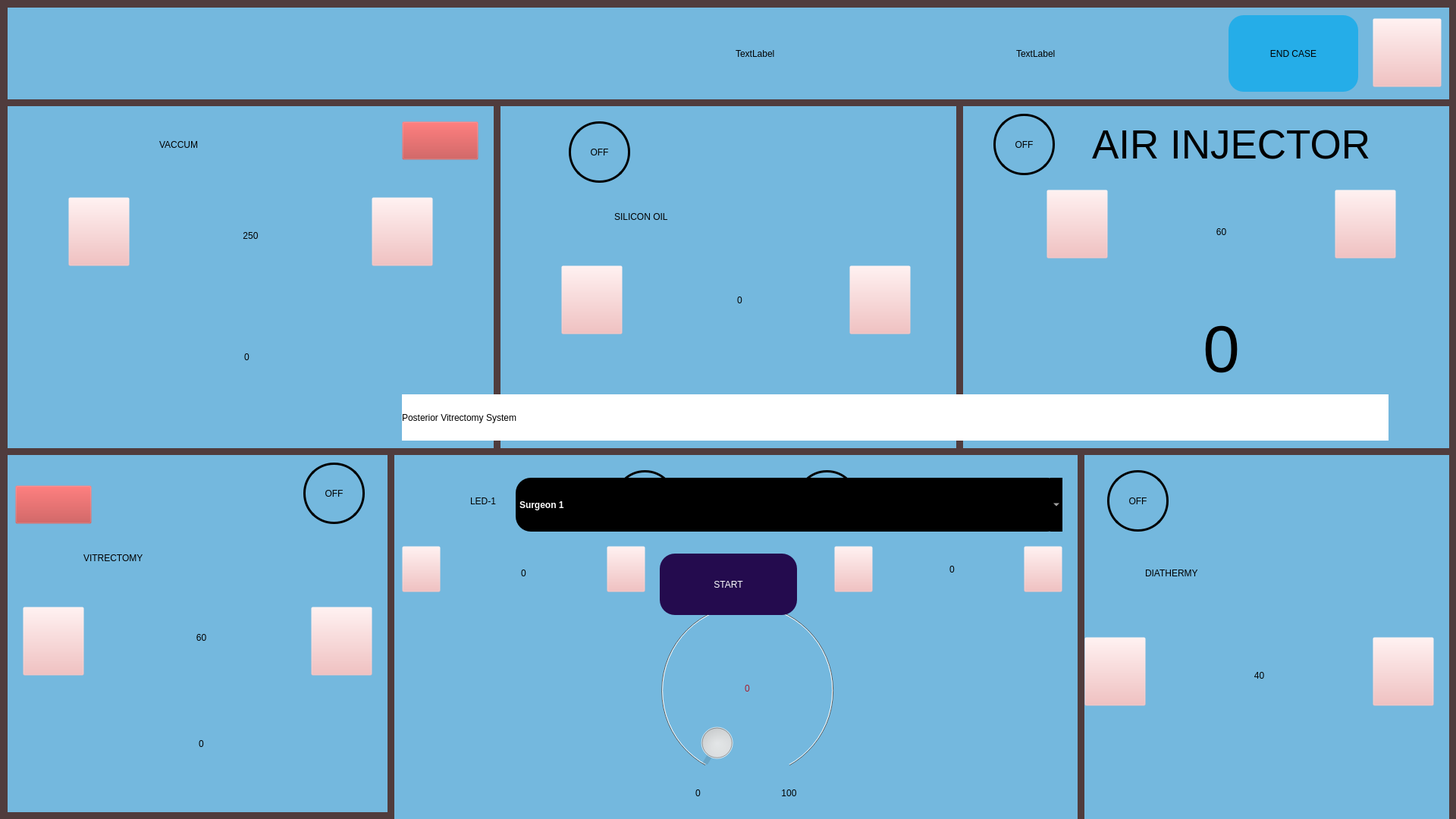
<?xml version="1.0" encoding="UTF-8"?>
<ui version="4.0">
 <class>MainWindow</class>
 <widget class="QMainWindow" name="MainWindow">
  <property name="geometry">
   <rect>
    <x>0</x>
    <y>0</y>
    <width>1920</width>
    <height>1080</height>
   </rect>
  </property>
  <property name="sizePolicy">
   <sizepolicy hsizetype="Preferred" vsizetype="Preferred">
    <horstretch>0</horstretch>
    <verstretch>0</verstretch>
   </sizepolicy>
  </property>
  <property name="maximumSize">
   <size>
    <width>1920</width>
    <height>1080</height>
   </size>
  </property>
  <property name="windowTitle">
   <string>MainWindow</string>
  </property>
  <property name="autoFillBackground">
   <bool>false</bool>
  </property>
  <property name="styleSheet">
   <string notr="true"/>
  </property>
  <widget class="QWidget" name="centralwidget">
   <widget class="QPushButton" name="pushButton_settingswindow">
    <property name="geometry">
     <rect>
      <x>1810</x>
      <y>24</y>
      <width>91</width>
      <height>91</height>
     </rect>
    </property>
    <property name="styleSheet">
     <string notr="true">


background-image: url(:/new/prefix1/Settimg 3.png);
background-color: rgba(242, 179, 179, 0);



</string>
    </property>
    <property name="text">
     <string/>
    </property>
   </widget>
   <widget class="QLabel" name="label_vacpreset">
    <property name="geometry">
     <rect>
      <x>180</x>
      <y>240</y>
      <width>301</width>
      <height>141</height>
     </rect>
    </property>
    <property name="styleSheet">
     <string notr="true">font: 65pt &quot;Ubuntu&quot;;
image: url(:/new/prefix1/img/textbox2.png);
</string>
    </property>
    <property name="text">
     <string>250</string>
    </property>
    <property name="alignment">
     <set>Qt::AlignCenter</set>
    </property>
   </widget>
   <widget class="QLabel" name="label_vacactual">
    <property name="geometry">
     <rect>
      <x>180</x>
      <y>400</y>
      <width>291</width>
      <height>141</height>
     </rect>
    </property>
    <property name="styleSheet">
     <string notr="true">image: url(:/new/prefix1/img/textbox2.png);
font: 65pt &quot;Ubuntu&quot;;</string>
    </property>
    <property name="text">
     <string>0</string>
    </property>
    <property name="alignment">
     <set>Qt::AlignCenter</set>
    </property>
   </widget>
   <widget class="QLabel" name="label_aipreset">
    <property name="geometry">
     <rect>
      <x>1470</x>
      <y>240</y>
      <width>281</width>
      <height>131</height>
     </rect>
    </property>
    <property name="styleSheet">
     <string notr="true">image: url(:/new/prefix1/img/textbox2.png);
font: 65pt &quot;Ubuntu&quot;;</string>
    </property>
    <property name="text">
     <string>60</string>
    </property>
    <property name="alignment">
     <set>Qt::AlignCenter</set>
    </property>
   </widget>
   <widget class="QLabel" name="label_vitpreset">
    <property name="geometry">
     <rect>
      <x>110</x>
      <y>770</y>
      <width>311</width>
      <height>141</height>
     </rect>
    </property>
    <property name="styleSheet">
     <string notr="true">image: url(:/new/prefix1/img/textbox2.png);
font: 65pt &quot;Ubuntu&quot;;</string>
    </property>
    <property name="text">
     <string>60</string>
    </property>
    <property name="alignment">
     <set>Qt::AlignCenter</set>
    </property>
   </widget>
   <widget class="QLabel" name="label_dia">
    <property name="geometry">
     <rect>
      <x>1520</x>
      <y>820</y>
      <width>281</width>
      <height>141</height>
     </rect>
    </property>
    <property name="styleSheet">
     <string notr="true">image: url(:/new/prefix1/img/textbox2.png);
font: 65pt &quot;Ubuntu&quot;;</string>
    </property>
    <property name="text">
     <string>40</string>
    </property>
    <property name="alignment">
     <set>Qt::AlignCenter</set>
    </property>
   </widget>
   <widget class="QLabel" name="label_siloil">
    <property name="geometry">
     <rect>
      <x>830</x>
      <y>330</y>
      <width>291</width>
      <height>131</height>
     </rect>
    </property>
    <property name="styleSheet">
     <string notr="true">image: url(:/new/prefix1/img/textbox2.png);
font: 65pt &quot;Ubuntu&quot;;</string>
    </property>
    <property name="text">
     <string>0</string>
    </property>
    <property name="alignment">
     <set>Qt::AlignCenter</set>
    </property>
   </widget>
   <widget class="QLabel" name="label_led1">
    <property name="geometry">
     <rect>
      <x>590</x>
      <y>710</y>
      <width>201</width>
      <height>91</height>
     </rect>
    </property>
    <property name="styleSheet">
     <string notr="true">image: url(:/new/prefix1/img/textbox1.png);
font: 45pt &quot;Ubuntu&quot;;</string>
    </property>
    <property name="text">
     <string>0</string>
    </property>
    <property name="alignment">
     <set>Qt::AlignCenter</set>
    </property>
   </widget>
   <widget class="QPushButton" name="pushButton_aidec">
    <property name="geometry">
     <rect>
      <x>1760</x>
      <y>250</y>
      <width>81</width>
      <height>91</height>
     </rect>
    </property>
    <property name="styleSheet">
     <string notr="true">QPushButton{background-image: url(:/new/prefix1/img/down1.png);
background-color: rgba(242, 179, 179, 0);}


QPushButton::hover{background-color: #0085ff;
border-radius: 20px;
color:white;;}</string>
    </property>
    <property name="text">
     <string/>
    </property>
   </widget>
   <widget class="QPushButton" name="pushButton_diadec">
    <property name="geometry">
     <rect>
      <x>1810</x>
      <y>840</y>
      <width>81</width>
      <height>91</height>
     </rect>
    </property>
    <property name="styleSheet">
     <string notr="true">QPushButton{background-image: url(:/new/prefix1/img/down1.png);
background-color: rgba(242, 179, 179, 0);}


QPushButton::hover{background-color: #0085ff;
border-radius: 20px;
color:white;;}</string>
    </property>
    <property name="text">
     <string/>
    </property>
   </widget>
   <widget class="QPushButton" name="pushButton_vitdec">
    <property name="geometry">
     <rect>
      <x>410</x>
      <y>800</y>
      <width>81</width>
      <height>91</height>
     </rect>
    </property>
    <property name="styleSheet">
     <string notr="true">QPushButton{background-image: url(:/new/prefix1/img/down1.png);
background-color: rgba(242, 179, 179, 0);}


QPushButton::hover{background-color: #0085ff;
border-radius: 20px;
color:white;;}</string>
    </property>
    <property name="text">
     <string/>
    </property>
   </widget>
   <widget class="QPushButton" name="pushButton_led1dec">
    <property name="geometry">
     <rect>
      <x>800</x>
      <y>720</y>
      <width>51</width>
      <height>61</height>
     </rect>
    </property>
    <property name="styleSheet">
     <string notr="true">QPushButton{background-image: url(:/new/prefix1/downnew1.png);
background-color: rgba(242, 179, 179, 0);}


QPushButton::hover{background-color: #0085ff;
border-radius: 20px;
color:white;;}</string>
    </property>
    <property name="text">
     <string/>
    </property>
   </widget>
   <widget class="QPushButton" name="pushButton_aiinc">
    <property name="geometry">
     <rect>
      <x>1380</x>
      <y>250</y>
      <width>81</width>
      <height>91</height>
     </rect>
    </property>
    <property name="styleSheet">
     <string notr="true">
QPushButton{
	background-image: url(:/new/prefix1/img/up1.png);
background-color: rgba(242, 179, 179, 0);

}


QPushButton::hover{background-color: #0085ff;
border-radius: 20px;
color:white;;}</string>
    </property>
    <property name="text">
     <string/>
    </property>
   </widget>
   <widget class="QPushButton" name="pushButton_diainc">
    <property name="geometry">
     <rect>
      <x>1430</x>
      <y>840</y>
      <width>81</width>
      <height>91</height>
     </rect>
    </property>
    <property name="styleSheet">
     <string notr="true">
QPushButton{
	background-image: url(:/new/prefix1/img/up1.png);
background-color: rgba(242, 179, 179, 0);

}


QPushButton::hover{background-color: #0085ff;
border-radius: 20px;
color:white;;}</string>
    </property>
    <property name="text">
     <string/>
    </property>
   </widget>
   <widget class="QPushButton" name="pushButton_vitinc">
    <property name="geometry">
     <rect>
      <x>30</x>
      <y>800</y>
      <width>81</width>
      <height>91</height>
     </rect>
    </property>
    <property name="styleSheet">
     <string notr="true">
QPushButton{
	background-image: url(:/new/prefix1/img/up1.png);
background-color: rgba(242, 179, 179, 0);

}


QPushButton::hover{background-color: #0085ff;
border-radius: 20px;
color:white;;}</string>
    </property>
    <property name="text">
     <string/>
    </property>
   </widget>
   <widget class="QPushButton" name="pushButton_led1inc">
    <property name="geometry">
     <rect>
      <x>530</x>
      <y>720</y>
      <width>51</width>
      <height>61</height>
     </rect>
    </property>
    <property name="styleSheet">
     <string notr="true">
QPushButton{
	background-image: url(:/new/prefix1/upnew1.png);
background-color: rgba(242, 179, 179, 0);

}


QPushButton::hover{background-color: #0085ff;
border-radius: 20px;
color:white;;}</string>
    </property>
    <property name="text">
     <string/>
    </property>
   </widget>
   <widget class="QPushButton" name="pushButton_siloilinc">
    <property name="geometry">
     <rect>
      <x>740</x>
      <y>350</y>
      <width>81</width>
      <height>91</height>
     </rect>
    </property>
    <property name="styleSheet">
     <string notr="true">
QPushButton{
	background-image: url(:/new/prefix1/img/up1.png);
background-color: rgba(242, 179, 179, 0);

}


QPushButton::hover{background-color: #0085ff;
border-radius: 20px;
color:white;;}</string>
    </property>
    <property name="text">
     <string/>
    </property>
   </widget>
   <widget class="QPushButton" name="pushButton_vaclinearnonlinear">
    <property name="geometry">
     <rect>
      <x>530</x>
      <y>160</y>
      <width>101</width>
      <height>51</height>
     </rect>
    </property>
    <property name="layoutDirection">
     <enum>Qt::LeftToRight</enum>
    </property>
    <property name="styleSheet">
     <string notr="true">background-image: url(:/new/prefix1/img/backbg3.png);
background-color: rgba(191, 64, 64, 0);
</string>
    </property>
    <property name="text">
     <string/>
    </property>
   </widget>
   <widget class="QLabel" name="label_aiactual">
    <property name="geometry">
     <rect>
      <x>1470</x>
      <y>390</y>
      <width>281</width>
      <height>141</height>
     </rect>
    </property>
    <property name="font">
     <font>
      <family>Ubuntu</family>
      <pointsize>65</pointsize>
      <weight>50</weight>
      <italic>false</italic>
      <bold>false</bold>
     </font>
    </property>
    <property name="styleSheet">
     <string notr="true">image: url(:/new/prefix1/img/textbox2.png);
font: 65pt &quot;Ubuntu&quot;;</string>
    </property>
    <property name="text">
     <string>0</string>
    </property>
    <property name="alignment">
     <set>Qt::AlignCenter</set>
    </property>
   </widget>
   <widget class="QPushButton" name="pushButton_siloildec">
    <property name="geometry">
     <rect>
      <x>1120</x>
      <y>350</y>
      <width>81</width>
      <height>91</height>
     </rect>
    </property>
    <property name="styleSheet">
     <string notr="true">QPushButton{background-image: url(:/new/prefix1/img/down1.png);
background-color: rgba(242, 179, 179, 0);}


QPushButton::hover{background-color: #0085ff;
border-radius: 20px;
color:white;;}</string>
    </property>
    <property name="text">
     <string/>
    </property>
   </widget>
   <widget class="QLabel" name="label_surgeonname">
    <property name="geometry">
     <rect>
      <x>10</x>
      <y>140</y>
      <width>641</width>
      <height>451</height>
     </rect>
    </property>
    <property name="styleSheet">
     <string notr="true">background-color: rgb(116, 184, 222);</string>
    </property>
    <property name="text">
     <string/>
    </property>
   </widget>
   <widget class="QLabel" name="label_13">
    <property name="geometry">
     <rect>
      <x>1270</x>
      <y>140</y>
      <width>641</width>
      <height>451</height>
     </rect>
    </property>
    <property name="styleSheet">
     <string notr="true">background-color: rgb(116, 184, 222);</string>
    </property>
    <property name="text">
     <string/>
    </property>
   </widget>
   <widget class="QLabel" name="label_14">
    <property name="geometry">
     <rect>
      <x>1430</x>
      <y>600</y>
      <width>481</width>
      <height>481</height>
     </rect>
    </property>
    <property name="styleSheet">
     <string notr="true">background-color: rgb(116, 184, 222);</string>
    </property>
    <property name="text">
     <string/>
    </property>
   </widget>
   <widget class="QLabel" name="label_16">
    <property name="geometry">
     <rect>
      <x>10</x>
      <y>10</y>
      <width>1901</width>
      <height>121</height>
     </rect>
    </property>
    <property name="styleSheet">
     <string notr="true">background-color: rgb(116, 184, 222);</string>
    </property>
    <property name="text">
     <string/>
    </property>
   </widget>
   <widget class="QLabel" name="label_20">
    <property name="geometry">
     <rect>
      <x>0</x>
      <y>0</y>
      <width>1920</width>
      <height>1080</height>
     </rect>
    </property>
    <property name="styleSheet">
     <string notr="true">background-color: rgba(68, 44, 44, 198);</string>
    </property>
    <property name="text">
     <string/>
    </property>
   </widget>
   <widget class="QLabel" name="label_21">
    <property name="geometry">
     <rect>
      <x>210</x>
      <y>160</y>
      <width>221</width>
      <height>61</height>
     </rect>
    </property>
    <property name="styleSheet">
     <string notr="true">font: 40pt &quot;Ubuntu&quot;;</string>
    </property>
    <property name="text">
     <string>VACCUM</string>
    </property>
   </widget>
   <widget class="QLabel" name="label_23">
    <property name="geometry">
     <rect>
      <x>1440</x>
      <y>160</y>
      <width>421</width>
      <height>61</height>
     </rect>
    </property>
    <property name="styleSheet">
     <string notr="true">font: 40pt ;
color: rgb(0, 0, 0);</string>
    </property>
    <property name="text">
     <string>AIR INJECTOR</string>
    </property>
   </widget>
   <widget class="QLabel" name="label_24">
    <property name="geometry">
     <rect>
      <x>110</x>
      <y>700</y>
      <width>351</width>
      <height>71</height>
     </rect>
    </property>
    <property name="styleSheet">
     <string notr="true">font: 40pt &quot;Ubuntu&quot;;</string>
    </property>
    <property name="text">
     <string>VITRECTOMY</string>
    </property>
   </widget>
   <widget class="QLabel" name="label_25">
    <property name="geometry">
     <rect>
      <x>1510</x>
      <y>730</y>
      <width>321</width>
      <height>51</height>
     </rect>
    </property>
    <property name="styleSheet">
     <string notr="true">font: 40pt &quot;Ubuntu&quot;;</string>
    </property>
    <property name="text">
     <string>DIATHERMY</string>
    </property>
   </widget>
   <widget class="QLabel" name="label_26">
    <property name="geometry">
     <rect>
      <x>810</x>
      <y>260</y>
      <width>411</width>
      <height>51</height>
     </rect>
    </property>
    <property name="styleSheet">
     <string notr="true">font: 40pt &quot;Ubuntu&quot;;</string>
    </property>
    <property name="text">
     <string>SILICON OIL</string>
    </property>
   </widget>
   <widget class="QLabel" name="label_27">
    <property name="geometry">
     <rect>
      <x>620</x>
      <y>630</y>
      <width>171</width>
      <height>61</height>
     </rect>
    </property>
    <property name="styleSheet">
     <string notr="true">font: 40pt &quot;Ubuntu&quot;;</string>
    </property>
    <property name="text">
     <string>LED-1</string>
    </property>
   </widget>
   <widget class="QPushButton" name="pushButton_endcase">
    <property name="geometry">
     <rect>
      <x>1620</x>
      <y>20</y>
      <width>171</width>
      <height>101</height>
     </rect>
    </property>
    <property name="styleSheet">
     <string notr="true">QPushButton{
	background-color: rgb(37, 173, 232);border-radius: 20px;
font: 20pt &quot;Ubuntu&quot;;
}

QPushButton::hover{background-color: #007dff;
border-radius: 20px;
font: 20pt &quot;Ubuntu&quot;;
color:white;;}</string>
    </property>
    <property name="text">
     <string>END CASE</string>
    </property>
   </widget>
   <widget class="QLabel" name="label_28">
    <property name="geometry">
     <rect>
      <x>530</x>
      <y>150</y>
      <width>101</width>
      <height>71</height>
     </rect>
    </property>
    <property name="styleSheet">
     <string notr="true">image: url(:/new/prefix1/img/linbg3.png);</string>
    </property>
    <property name="text">
     <string/>
    </property>
   </widget>
   <widget class="QLabel" name="label_dialvalue">
    <property name="enabled">
     <bool>false</bool>
    </property>
    <property name="geometry">
     <rect>
      <x>955</x>
      <y>872</y>
      <width>61</width>
      <height>71</height>
     </rect>
    </property>
    <property name="styleSheet">
     <string notr="true">font: 60pt &quot;Ubuntu&quot;;
color: rgb(165, 29, 45);</string>
    </property>
    <property name="text">
     <string>0</string>
    </property>
    <property name="alignment">
     <set>Qt::AlignCenter</set>
    </property>
    <property name="wordWrap">
     <bool>false</bool>
    </property>
   </widget>
   <widget class="QDial" name="dial">
    <property name="enabled">
     <bool>false</bool>
    </property>
    <property name="geometry">
     <rect>
      <x>840</x>
      <y>770</y>
      <width>291</width>
      <height>281</height>
     </rect>
    </property>
    <property name="styleSheet">
     <string notr="true">background-color: rgb(255, 255, 255);</string>
    </property>
    <property name="sliderPosition">
     <number>0</number>
    </property>
    <property name="invertedAppearance">
     <bool>false</bool>
    </property>
    <property name="invertedControls">
     <bool>false</bool>
    </property>
    <property name="wrapping">
     <bool>false</bool>
    </property>
    <property name="notchTarget">
     <double>0.000000000000000</double>
    </property>
    <property name="notchesVisible">
     <bool>false</bool>
    </property>
   </widget>
   <widget class="QLabel" name="label_38">
    <property name="geometry">
     <rect>
      <x>10</x>
      <y>600</y>
      <width>501</width>
      <height>471</height>
     </rect>
    </property>
    <property name="styleSheet">
     <string notr="true">background-color: rgb(116, 184, 222);</string>
    </property>
    <property name="text">
     <string/>
    </property>
   </widget>
   <widget class="QLabel" name="label_17">
    <property name="geometry">
     <rect>
      <x>520</x>
      <y>600</y>
      <width>901</width>
      <height>481</height>
     </rect>
    </property>
    <property name="styleSheet">
     <string notr="true">background-color: rgb(116, 184, 222);
</string>
    </property>
    <property name="text">
     <string/>
    </property>
   </widget>
   <widget class="QLabel" name="label_18">
    <property name="geometry">
     <rect>
      <x>820</x>
      <y>750</y>
      <width>331</width>
      <height>311</height>
     </rect>
    </property>
    <property name="styleSheet">
     <string notr="true">image: url(:/new/prefix1/img/dialscale1.png);</string>
    </property>
    <property name="text">
     <string/>
    </property>
   </widget>
   <widget class="QLabel" name="label_34">
    <property name="geometry">
     <rect>
      <x>870</x>
      <y>1030</y>
      <width>101</width>
      <height>31</height>
     </rect>
    </property>
    <property name="styleSheet">
     <string notr="true">font: 17pt &quot;Ubuntu&quot;;</string>
    </property>
    <property name="text">
     <string>0</string>
    </property>
    <property name="alignment">
     <set>Qt::AlignCenter</set>
    </property>
   </widget>
   <widget class="QLabel" name="label_35">
    <property name="geometry">
     <rect>
      <x>990</x>
      <y>1030</y>
      <width>101</width>
      <height>31</height>
     </rect>
    </property>
    <property name="styleSheet">
     <string notr="true">font: 17pt &quot;Ubuntu&quot;;</string>
    </property>
    <property name="text">
     <string>100</string>
    </property>
    <property name="alignment">
     <set>Qt::AlignCenter</set>
    </property>
   </widget>
   <widget class="QLabel" name="label_19">
    <property name="geometry">
     <rect>
      <x>660</x>
      <y>140</y>
      <width>601</width>
      <height>451</height>
     </rect>
    </property>
    <property name="styleSheet">
     <string notr="true">background-color: rgb(116, 184, 222);</string>
    </property>
    <property name="text">
     <string/>
    </property>
   </widget>
   <widget class="QLabel" name="label_led2">
    <property name="geometry">
     <rect>
      <x>1160</x>
      <y>710</y>
      <width>191</width>
      <height>81</height>
     </rect>
    </property>
    <property name="styleSheet">
     <string notr="true">image: url(:/new/prefix1/img/textbox1.png);
font: 45pt &quot;Ubuntu&quot;;</string>
    </property>
    <property name="text">
     <string>0</string>
    </property>
    <property name="alignment">
     <set>Qt::AlignCenter</set>
    </property>
   </widget>
   <widget class="QPushButton" name="pushButton_led2inc">
    <property name="geometry">
     <rect>
      <x>1100</x>
      <y>720</y>
      <width>51</width>
      <height>61</height>
     </rect>
    </property>
    <property name="styleSheet">
     <string notr="true">
QPushButton{
	background-image: url(:/new/prefix1/upnew1.png);
background-color: rgba(242, 179, 179, 0);

}


QPushButton::hover{background-color: #0085ff;
border-radius: 20px;
color:white;;}</string>
    </property>
    <property name="text">
     <string/>
    </property>
   </widget>
   <widget class="QPushButton" name="pushButton_led2dec">
    <property name="geometry">
     <rect>
      <x>1350</x>
      <y>720</y>
      <width>51</width>
      <height>61</height>
     </rect>
    </property>
    <property name="styleSheet">
     <string notr="true">QPushButton{background-image: url(:/new/prefix1/downnew1.png);
background-color: rgba(242, 179, 179, 0);}


QPushButton::hover{background-color: #0085ff;
border-radius: 20px;
color:white;;}</string>
    </property>
    <property name="text">
     <string/>
    </property>
   </widget>
   <widget class="QLabel" name="label_41">
    <property name="geometry">
     <rect>
      <x>1190</x>
      <y>630</y>
      <width>191</width>
      <height>61</height>
     </rect>
    </property>
    <property name="styleSheet">
     <string notr="true">font: 40pt &quot;Ubuntu&quot;;</string>
    </property>
    <property name="text">
     <string>LED-2</string>
    </property>
   </widget>
   <widget class="QPushButton" name="pushButton_vitlinearnonlinear">
    <property name="geometry">
     <rect>
      <x>20</x>
      <y>640</y>
      <width>101</width>
      <height>51</height>
     </rect>
    </property>
    <property name="layoutDirection">
     <enum>Qt::LeftToRight</enum>
    </property>
    <property name="styleSheet">
     <string notr="true">background-image: url(:/new/prefix1/img/backbg3.png);
background-color: rgba(191, 64, 64, 0);
</string>
    </property>
    <property name="text">
     <string/>
    </property>
   </widget>
   <widget class="QLabel" name="label_44">
    <property name="geometry">
     <rect>
      <x>20</x>
      <y>630</y>
      <width>101</width>
      <height>71</height>
     </rect>
    </property>
    <property name="styleSheet">
     <string notr="true">image: url(:/new/prefix1/img/linvit1.png);</string>
    </property>
    <property name="text">
     <string/>
    </property>
   </widget>
   <widget class="QLabel" name="label_7">
    <property name="geometry">
     <rect>
      <x>820</x>
      <y>740</y>
      <width>331</width>
      <height>321</height>
     </rect>
    </property>
    <property name="styleSheet">
     <string notr="true">image: url(:/new/prefix1/img/Ellipse 201.png);</string>
    </property>
    <property name="text">
     <string/>
    </property>
   </widget>
   <widget class="QLabel" name="label_40">
    <property name="geometry">
     <rect>
      <x>930</x>
      <y>1008</y>
      <width>111</width>
      <height>17</height>
     </rect>
    </property>
    <property name="styleSheet">
     <string notr="true">background-color: rgb(116, 184, 222);
</string>
    </property>
    <property name="text">
     <string/>
    </property>
   </widget>
   <widget class="QLabel" name="label_15">
    <property name="geometry">
     <rect>
      <x>870</x>
      <y>40</y>
      <width>71</width>
      <height>61</height>
     </rect>
    </property>
    <property name="styleSheet">
     <string notr="true">image: url(:/new/prefix1/img/dateimg1.png);</string>
    </property>
    <property name="text">
     <string/>
    </property>
   </widget>
   <widget class="QLabel" name="label_43">
    <property name="geometry">
     <rect>
      <x>1250</x>
      <y>39</y>
      <width>67</width>
      <height>61</height>
     </rect>
    </property>
    <property name="styleSheet">
     <string notr="true">image: url(:/new/prefix1/img/timeimg2.png);</string>
    </property>
    <property name="text">
     <string/>
    </property>
   </widget>
   <widget class="QLabel" name="label_date">
    <property name="geometry">
     <rect>
      <x>970</x>
      <y>40</y>
      <width>261</width>
      <height>61</height>
     </rect>
    </property>
    <property name="styleSheet">
     <string notr="true">font: 20pt &quot;Ubuntu&quot;;</string>
    </property>
    <property name="text">
     <string>TextLabel</string>
    </property>
   </widget>
   <widget class="QLabel" name="label_time">
    <property name="geometry">
     <rect>
      <x>1340</x>
      <y>40</y>
      <width>181</width>
      <height>61</height>
     </rect>
    </property>
    <property name="styleSheet">
     <string notr="true">font: 20pt &quot;Ubuntu&quot;;</string>
    </property>
    <property name="text">
     <string>TextLabel</string>
    </property>
   </widget>
   <widget class="QLabel" name="label_12">
    <property name="geometry">
     <rect>
      <x>-10</x>
      <y>0</y>
      <width>1920</width>
      <height>1080</height>
     </rect>
    </property>
    <property name="styleSheet">
     <string notr="true">image: url(:/new/prefix1/img/logo3.png);</string>
    </property>
    <property name="text">
     <string/>
    </property>
   </widget>
   <widget class="QLabel" name="label_22">
    <property name="geometry">
     <rect>
      <x>540</x>
      <y>600</y>
      <width>91</width>
      <height>101</height>
     </rect>
    </property>
    <property name="styleSheet">
     <string notr="true">image: url(:/new/prefix1/newdoc 1.png);</string>
    </property>
    <property name="text">
     <string/>
    </property>
   </widget>
   <widget class="QPushButton" name="pushButton_start">
    <property name="geometry">
     <rect>
      <x>870</x>
      <y>730</y>
      <width>181</width>
      <height>81</height>
     </rect>
    </property>
    <property name="styleSheet">
     <string notr="true">border-radius: 20px;
background-color: rgb(36, 11, 78);
font: 28pt &quot;Ubuntu&quot;;
color: rgb(255, 255, 255);
</string>
    </property>
    <property name="text">
     <string>START</string>
    </property>
   </widget>
   <widget class="QLabel" name="label_39">
    <property name="geometry">
     <rect>
      <x>0</x>
      <y>0</y>
      <width>1920</width>
      <height>1080</height>
     </rect>
    </property>
    <property name="styleSheet">
     <string notr="true">background-color: rgb(119, 118, 123);</string>
    </property>
    <property name="text">
     <string/>
    </property>
   </widget>
   <widget class="QLabel" name="label_vitactual">
    <property name="geometry">
     <rect>
      <x>110</x>
      <y>910</y>
      <width>311</width>
      <height>141</height>
     </rect>
    </property>
    <property name="styleSheet">
     <string notr="true">image: url(:/new/prefix1/img/textbox2.png);
font: 65pt &quot;Ubuntu&quot;;</string>
    </property>
    <property name="text">
     <string>0</string>
    </property>
    <property name="alignment">
     <set>Qt::AlignCenter</set>
    </property>
   </widget>
   <widget class="QPushButton" name="pushButton_vacinc">
    <property name="geometry">
     <rect>
      <x>90</x>
      <y>260</y>
      <width>81</width>
      <height>91</height>
     </rect>
    </property>
    <property name="styleSheet">
     <string notr="true">
QPushButton{
	background-image: url(:/new/prefix1/img/up1.png);
background-color: rgba(242, 179, 179, 0);

}


QPushButton::hover{background-color: #0085ff;
border-radius: 20px;
color:white;;}</string>
    </property>
    <property name="text">
     <string/>
    </property>
   </widget>
   <widget class="QPushButton" name="pushButton_vacdec">
    <property name="geometry">
     <rect>
      <x>490</x>
      <y>260</y>
      <width>81</width>
      <height>91</height>
     </rect>
    </property>
    <property name="styleSheet">
     <string notr="true">QPushButton{background-image: url(:/new/prefix1/img/down1.png);
background-color: rgba(242, 179, 179, 0);}


QPushButton::hover{background-color: #0085ff;
border-radius: 20px;
color:white;;}</string>
    </property>
    <property name="text">
     <string/>
    </property>
   </widget>
   <widget class="QLabel" name="label_2">
    <property name="geometry">
     <rect>
      <x>530</x>
      <y>520</y>
      <width>1301</width>
      <height>61</height>
     </rect>
    </property>
    <property name="styleSheet">
     <string notr="true">background-color: rgb(255, 255, 255);
font: 75 30pt &quot;Ubuntu&quot;;</string>
    </property>
    <property name="text">
     <string>Posterior Vitrectomy System</string>
    </property>
   </widget>
   <widget class="QPushButton" name="pushButton_vitonoff">
    <property name="geometry">
     <rect>
      <x>400</x>
      <y>610</y>
      <width>81</width>
      <height>81</height>
     </rect>
    </property>
    <property name="styleSheet">
     <string notr="true">image: url(:/new/prefix1/img/off.png);
border: 3px solid black;
border-radius:40px;
</string>
    </property>
    <property name="text">
     <string>OFF</string>
    </property>
   </widget>
   <widget class="QPushButton" name="pushButton_led1onoff">
    <property name="geometry">
     <rect>
      <x>810</x>
      <y>620</y>
      <width>81</width>
      <height>81</height>
     </rect>
    </property>
    <property name="styleSheet">
     <string notr="true">image: url(:/new/prefix1/img/off.png);
border: 3px solid black;
border-radius:40px;
</string>
    </property>
    <property name="text">
     <string>OFF</string>
    </property>
   </widget>
   <widget class="QPushButton" name="pushButton_led2onoff">
    <property name="geometry">
     <rect>
      <x>1050</x>
      <y>620</y>
      <width>81</width>
      <height>81</height>
     </rect>
    </property>
    <property name="styleSheet">
     <string notr="true">image: url(:/new/prefix1/img/off.png);
border: 3px solid black;
border-radius:40px;
</string>
    </property>
    <property name="text">
     <string>OFF</string>
    </property>
   </widget>
   <widget class="QPushButton" name="pushButton_diaonoff">
    <property name="geometry">
     <rect>
      <x>1460</x>
      <y>620</y>
      <width>81</width>
      <height>81</height>
     </rect>
    </property>
    <property name="styleSheet">
     <string notr="true">image: url(:/new/prefix1/img/off.png);
border: 3px solid black;
border-radius:40px;
</string>
    </property>
    <property name="text">
     <string>OFF</string>
    </property>
   </widget>
   <widget class="QPushButton" name="pushButton_aionoff">
    <property name="geometry">
     <rect>
      <x>1310</x>
      <y>150</y>
      <width>81</width>
      <height>81</height>
     </rect>
    </property>
    <property name="styleSheet">
     <string notr="true">image: url(:/new/prefix1/img/off.png);
border: 3px solid black;
border-radius:40px;
</string>
    </property>
    <property name="text">
     <string>OFF</string>
    </property>
   </widget>
   <widget class="QPushButton" name="pushButton_siloilonoff">
    <property name="geometry">
     <rect>
      <x>750</x>
      <y>160</y>
      <width>81</width>
      <height>81</height>
     </rect>
    </property>
    <property name="styleSheet">
     <string notr="true">image: url(:/new/prefix1/img/off.png);
border: 3px solid black;
border-radius:40px;
</string>
    </property>
    <property name="text">
     <string>OFF</string>
    </property>
   </widget>
   <widget class="QComboBox" name="comboBox_surgeonname">
    <property name="geometry">
     <rect>
      <x>680</x>
      <y>630</y>
      <width>721</width>
      <height>71</height>
     </rect>
    </property>
    <property name="styleSheet">
     <string notr="true">font: 45pt &quot;Ubuntu&quot;;
background-color: rgb(0, 0, 0);
color: rgb(255,255,255);
border-radius:20px;
font-weight: bold;</string>
    </property>
    <property name="maxVisibleItems">
     <number>20</number>
    </property>
    <item>
     <property name="text">
      <string>Surgeon 1</string>
     </property>
    </item>
    <item>
     <property name="text">
      <string>Surgeon 2</string>
     </property>
    </item>
    <item>
     <property name="text">
      <string>Surgeon 3</string>
     </property>
    </item>
    <item>
     <property name="text">
      <string>Surgeon 4</string>
     </property>
    </item>
    <item>
     <property name="text">
      <string>Surgeon 5</string>
     </property>
    </item>
    <item>
     <property name="text">
      <string>Surgeon 6</string>
     </property>
    </item>
    <item>
     <property name="text">
      <string>Surgeon 7</string>
     </property>
    </item>
    <item>
     <property name="text">
      <string>Surgeon 8</string>
     </property>
    </item>
    <item>
     <property name="text">
      <string>Surgeon 9</string>
     </property>
    </item>
    <item>
     <property name="text">
      <string>Surgeon 10</string>
     </property>
    </item>
    <item>
     <property name="text">
      <string>Surgeon 11</string>
     </property>
    </item>
    <item>
     <property name="text">
      <string>Surgeon 12</string>
     </property>
    </item>
    <item>
     <property name="text">
      <string>Surgeon 13</string>
     </property>
    </item>
    <item>
     <property name="text">
      <string>Surgeon 14</string>
     </property>
    </item>
    <item>
     <property name="text">
      <string>Surgeon 15</string>
     </property>
    </item>
    <item>
     <property name="text">
      <string>Surgeon 16</string>
     </property>
    </item>
    <item>
     <property name="text">
      <string>Surgeon 17</string>
     </property>
    </item>
    <item>
     <property name="text">
      <string>Surgeon 18</string>
     </property>
    </item>
    <item>
     <property name="text">
      <string>Surgeon 19</string>
     </property>
    </item>
    <item>
     <property name="text">
      <string>Surgeon 20</string>
     </property>
    </item>
   </widget>
   <widget class="QLabel" name="label">
    <property name="geometry">
     <rect>
      <x>430</x>
      <y>110</y>
      <width>971</width>
      <height>401</height>
     </rect>
    </property>
    <property name="styleSheet">
     <string notr="true">background-image: url(:/new/prefix1/img/logo4.jpg);</string>
    </property>
    <property name="text">
     <string/>
    </property>
   </widget>
   <zorder>label_39</zorder>
   <zorder>label_20</zorder>
   <zorder>label_16</zorder>
   <zorder>label_14</zorder>
   <zorder>label_13</zorder>
   <zorder>label_surgeonname</zorder>
   <zorder>pushButton_settingswindow</zorder>
   <zorder>label_vacpreset</zorder>
   <zorder>label_vacactual</zorder>
   <zorder>label_dia</zorder>
   <zorder>pushButton_diadec</zorder>
   <zorder>pushButton_diainc</zorder>
   <zorder>label_21</zorder>
   <zorder>label_25</zorder>
   <zorder>pushButton_endcase</zorder>
   <zorder>label_28</zorder>
   <zorder>pushButton_vaclinearnonlinear</zorder>
   <zorder>label_38</zorder>
   <zorder>label_23</zorder>
   <zorder>pushButton_aiinc</zorder>
   <zorder>label_aipreset</zorder>
   <zorder>label_aiactual</zorder>
   <zorder>pushButton_aidec</zorder>
   <zorder>label_17</zorder>
   <zorder>label_led2</zorder>
   <zorder>label_41</zorder>
   <zorder>pushButton_led2dec</zorder>
   <zorder>label_44</zorder>
   <zorder>label_7</zorder>
   <zorder>label_18</zorder>
   <zorder>dial</zorder>
   <zorder>label_dialvalue</zorder>
   <zorder>label_40</zorder>
   <zorder>label_34</zorder>
   <zorder>label_35</zorder>
   <zorder>pushButton_led1inc</zorder>
   <zorder>label_27</zorder>
   <zorder>label_led1</zorder>
   <zorder>pushButton_led1dec</zorder>
   <zorder>pushButton_led2inc</zorder>
   <zorder>pushButton_vitinc</zorder>
   <zorder>pushButton_vitlinearnonlinear</zorder>
   <zorder>label_vitpreset</zorder>
   <zorder>label_24</zorder>
   <zorder>pushButton_vitdec</zorder>
   <zorder>label_19</zorder>
   <zorder>label_siloil</zorder>
   <zorder>label_26</zorder>
   <zorder>pushButton_siloilinc</zorder>
   <zorder>pushButton_siloildec</zorder>
   <zorder>label_15</zorder>
   <zorder>label_43</zorder>
   <zorder>label_date</zorder>
   <zorder>label_time</zorder>
   <zorder>label_vitactual</zorder>
   <zorder>pushButton_vacinc</zorder>
   <zorder>pushButton_vacdec</zorder>
   <zorder>pushButton_vitonoff</zorder>
   <zorder>pushButton_led1onoff</zorder>
   <zorder>pushButton_led2onoff</zorder>
   <zorder>pushButton_diaonoff</zorder>
   <zorder>pushButton_aionoff</zorder>
   <zorder>pushButton_siloilonoff</zorder>
   <zorder>label_12</zorder>
   <zorder>label</zorder>
   <zorder>label_2</zorder>
   <zorder>label_22</zorder>
   <zorder>pushButton_start</zorder>
   <zorder>comboBox_surgeonname</zorder>
  </widget>
 </widget>
 <resources/>
 <connections/>
</ui>
